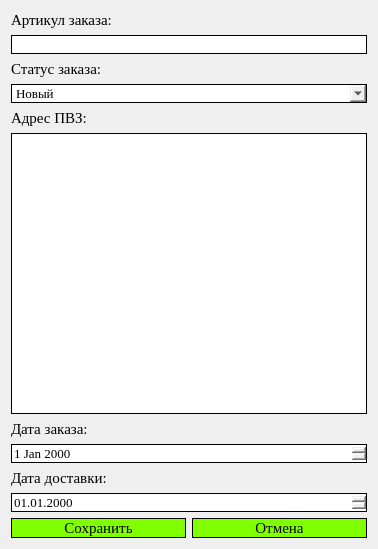
<?xml version="1.0" encoding="UTF-8"?>
<ui version="4.0">
 <class>order_edit</class>
 <widget class="QDialog" name="order_edit">
  <property name="geometry">
   <rect>
    <x>0</x>
    <y>0</y>
    <width>378</width>
    <height>549</height>
   </rect>
  </property>
  <property name="windowTitle">
   <string>Dialog</string>
  </property>
  <layout class="QGridLayout" name="gridLayout_2">
   <item row="0" column="0">
    <layout class="QVBoxLayout" name="verticalLayout">
     <item>
      <layout class="QGridLayout" name="gridLayout">
       <item row="1" column="0">
        <widget class="QLineEdit" name="articul_input">
         <property name="font">
          <font>
           <family>Times New Roman</family>
           <pointsize>10</pointsize>
          </font>
         </property>
         <property name="styleSheet">
          <string notr="true">#articul_input {
    border: 1px solid black;
}

#articul_input:focus {
    border-color: #00FA9A;
}</string>
         </property>
        </widget>
       </item>
       <item row="9" column="0">
        <widget class="QDateEdit" name="delivery_date">
         <property name="font">
          <font>
           <family>Times New Roman</family>
           <pointsize>10</pointsize>
          </font>
         </property>
         <property name="styleSheet">
          <string notr="true">#delivery_date {
    border: 1px solid black;
}

#delivery_date:focus {
    border-color: #00FA9A;
}</string>
         </property>
         <property name="dateTime">
          <datetime>
           <hour>0</hour>
           <minute>0</minute>
           <second>0</second>
           <year>2000</year>
           <month>1</month>
           <day>1</day>
          </datetime>
         </property>
         <property name="displayFormat">
          <string>dd.MM.yyyy</string>
         </property>
         <property name="calendarPopup">
          <bool>false</bool>
         </property>
        </widget>
       </item>
       <item row="7" column="0">
        <widget class="QDateEdit" name="date_order">
         <property name="font">
          <font>
           <family>Times New Roman</family>
           <pointsize>10</pointsize>
          </font>
         </property>
         <property name="styleSheet">
          <string notr="true">#date_order {
    border: 1px solid black;
}

#date_order:focus {
    border-color: #00FA9A;
}</string>
         </property>
        </widget>
       </item>
       <item row="4" column="0">
        <widget class="QLabel" name="label_3">
         <property name="font">
          <font>
           <family>Times New Roman</family>
           <pointsize>11</pointsize>
          </font>
         </property>
         <property name="text">
          <string>Адрес ПВЗ:</string>
         </property>
        </widget>
       </item>
       <item row="2" column="0">
        <widget class="QLabel" name="label_2">
         <property name="font">
          <font>
           <family>Times New Roman</family>
           <pointsize>11</pointsize>
          </font>
         </property>
         <property name="text">
          <string>Статус заказа:</string>
         </property>
        </widget>
       </item>
       <item row="0" column="0">
        <widget class="QLabel" name="label">
         <property name="font">
          <font>
           <family>Times New Roman</family>
           <pointsize>11</pointsize>
           <weight>50</weight>
           <bold>false</bold>
          </font>
         </property>
         <property name="text">
          <string>Артикул заказа:</string>
         </property>
        </widget>
       </item>
       <item row="3" column="0">
        <widget class="QComboBox" name="status_input">
         <property name="font">
          <font>
           <family>Times New Roman</family>
           <pointsize>10</pointsize>
          </font>
         </property>
         <property name="styleSheet">
          <string notr="true">#status_input {
    border: 1px solid black;
}

#status_input:hover {
    border-color: #00FA9A;
}</string>
         </property>
         <item>
          <property name="text">
           <string>Новый</string>
          </property>
         </item>
         <item>
          <property name="text">
           <string>Завершен</string>
          </property>
         </item>
        </widget>
       </item>
       <item row="5" column="0">
        <widget class="QTextEdit" name="adres_pvz_input">
         <property name="font">
          <font>
           <family>Times New Roman</family>
           <pointsize>10</pointsize>
          </font>
         </property>
         <property name="styleSheet">
          <string notr="true">#adres_pvz_input {
    border: 1px solid black;
}

#adres_pvz_input:focus {
    border-color: #00FA9A;
}</string>
         </property>
        </widget>
       </item>
       <item row="8" column="0">
        <widget class="QLabel" name="label_5">
         <property name="font">
          <font>
           <family>Times New Roman</family>
           <pointsize>11</pointsize>
          </font>
         </property>
         <property name="text">
          <string>Дата доставки:</string>
         </property>
        </widget>
       </item>
       <item row="6" column="0">
        <widget class="QLabel" name="label_4">
         <property name="font">
          <font>
           <family>Times New Roman</family>
           <pointsize>11</pointsize>
          </font>
         </property>
         <property name="text">
          <string>Дата заказа:</string>
         </property>
        </widget>
       </item>
      </layout>
     </item>
     <item>
      <layout class="QHBoxLayout" name="horizontalLayout">
       <item>
        <widget class="QPushButton" name="save_button">
         <property name="minimumSize">
          <size>
           <width>0</width>
           <height>20</height>
          </size>
         </property>
         <property name="font">
          <font>
           <family>Times New Roman</family>
           <pointsize>11</pointsize>
          </font>
         </property>
         <property name="styleSheet">
          <string notr="true">#save_button {
    background-color: #7FFF00;
    border: 1px solid black;
}

#save_button:hover {
    background-color: #00FA9A;
}</string>
         </property>
         <property name="text">
          <string>Сохранить</string>
         </property>
        </widget>
       </item>
       <item>
        <widget class="QPushButton" name="cancel_button">
         <property name="minimumSize">
          <size>
           <width>0</width>
           <height>20</height>
          </size>
         </property>
         <property name="font">
          <font>
           <family>Times New Roman</family>
           <pointsize>11</pointsize>
          </font>
         </property>
         <property name="styleSheet">
          <string notr="true">#cancel_button {
    background-color: #7FFF00;
    border: 1px solid black;
}

#cancel_button:hover {
    background-color: #00FA9A;
}</string>
         </property>
         <property name="text">
          <string>Отмена</string>
         </property>
        </widget>
       </item>
      </layout>
     </item>
    </layout>
   </item>
  </layout>
 </widget>
 <resources/>
 <connections/>
</ui>
